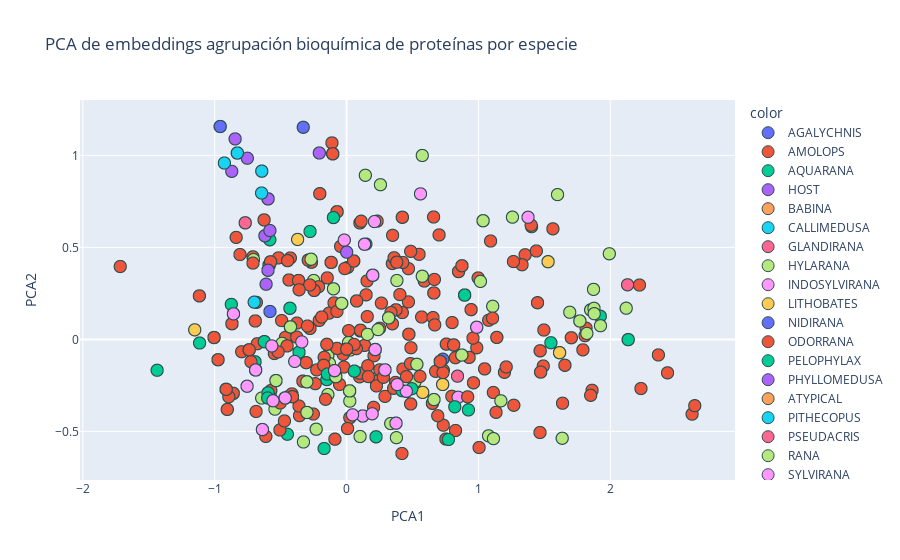

The cell this chart's notebook holds for it:
### Markdown cell above
### Visualización usando PCA

### Code cell
pca = PCA(n_components=4)
embedding_pca = pca.fit_transform(seq_embeddings)

fig = px.scatter(
    x=embedding_pca[:, 0],
    y=embedding_pca[:, 1],
    color=df_csv_bio['Species Family'].to_list(),
    title="PCA de embeddings agrupación bioquímica de proteínas por especie",
    labels={"x": "PCA1", "y": "PCA2"},
    hover_data=[df_csv_bio['Peptide_Family']]
)

fig.update_traces(marker=dict(size=12, line=dict(width=1, color="DarkSlateGrey")))
fig.show()

### Figure 1 — Plotly figure (JSON) as saved in the notebook; plotly's stock layout.template omitted (floating-point values rounded to 4 significant figures; data arrays with more than 128 entries replaced by an {"elided": "..."} marker saying what was removed)
{"data": [{"customdata": [["Dermaseptin"], ["Dermaseptin"], ["Dermaseptin"], ["Dermaseptin"]], "hovertemplate": "color=AGALYCHNIS<br>PCA1=%{x}<br>PCA2=%{y}<br>hover_data_0=%{customdata[0]}<extra></extra>", "legendgroup": "AGALYCHNIS", "marker": {"color": "#636efa", "line": {"color": "DarkSlateGrey", "width": 1}, "size": 12, "symbol": "circle"}, "mode": "markers", "name": "AGALYCHNIS", "showlegend": true, "type": "scattergl", "x": [-0.9579, -0.3283, -0.9579, -0.9579], "xaxis": "x", "y": [1.157, 1.153, 1.157, 1.157], "yaxis": "y"}, {"customdata": {"elided": "165x1 str values"}, "hovertemplate": "color=AMOLOPS<br>PCA1=%{x}<br>PCA2=%{y}<br>hover_data_0=%{customdata[0]}<extra></extra>", "legendgroup": "AMOLOPS", "marker": {"color": "#EF553B", "line": {"color": "DarkSlateGrey", "width": 1}, "size": 12, "symbol": "circle"}, "mode": "markers", "name": "AMOLOPS", "showlegend": true, "type": "scattergl", "x": {"elided": "165 float values"}, "xaxis": "x", "y": {"elided": "165 float values"}, "yaxis": "y"}, {"customdata": [["Ranatuerin"], ["Ranatuerin"], ["Ranatuerin"], ["Ranatuerin"], ["Ranatuerin"], ["Ranatuerin"], ["Ranatuerin"], ["Ranatuerin"], ["Ranatuerin"], ["Ranatuerin"], ["Ranatuerin"], ["Ranatuerin"], ["Ranatuerin"], ["Palustrin"], ["Palustrin"], ["Ranatuerin"], ["Ranatuerin"], ["Temporin"], ["Ranatuerin"]], "hovertemplate": "color=AQUARANA<br>PCA1=%{x}<br>PCA2=%{y}<br>hover_data_0=%{customdata[0]}<extra></extra>", "legendgroup": "AQUARANA", "marker": {"color": "#00cc96", "line": {"color": "DarkSlateGrey", "width": 1}, "size": 12, "symbol": "circle"}, "mode": "markers", "name": "AQUARANA", "showlegend": true, "type": "scattergl", "x": [0.5192, -0.6894, -0.6894, -0.3605, 1.549, -0.694, -0.4294, -0.4488, -0.694, 0.02333, 0.02333, 0.02333, 0.2169, -0.6894, -0.4254, -0.4294, -0.3605, 0.02333, -0.4294], "xaxis": "x", "y": [-0.2298, -0.1662, -0.1662, -0.06992, -0.01824, -0.1219, 0.1691, -0.5155, -0.1219, -0.2798, -0.2798, -0.2798, -0.05538, -0.1662, 0.06782, 0.1691, -0.06992, -0.2798, 0.1691], "yaxis": "y"}, {"customdata": [["Palustrin"]], "hovertemplate": "color=HOST<br>PCA1=%{x}<br>PCA2=%{y}<br>hover_data_0=%{customdata[0]}<extra></extra>", "legendgroup": "HOST", "marker": {"color": "#ab63fa", "line": {"color": "DarkSlateGrey", "width": 1}, "size": 12, "symbol": "circle"}, "mode": "markers", "name": "HOST", "showlegend": true, "type": "scattergl", "x": [-0.4254], "xaxis": "x", "y": [0.06782], "yaxis": "y"}, {"customdata": [["Brevinin"], ["Temporin"]], "hovertemplate": "color=BABINA<br>PCA1=%{x}<br>PCA2=%{y}<br>hover_data_0=%{customdata[0]}<extra></extra>", "legendgroup": "BABINA", "marker": {"color": "#FFA15A", "line": {"color": "DarkSlateGrey", "width": 1}, "size": 12, "symbol": "circle"}, "mode": "markers", "name": "BABINA", "showlegend": true, "type": "scattergl", "x": [0.2169, 0.2169], "xaxis": "x", "y": [-0.05538, -0.05538], "yaxis": "y"}, {"customdata": [["Phylloseptin"], ["Phylloseptin"]], "hovertemplate": "color=CALLIMEDUSA<br>PCA1=%{x}<br>PCA2=%{y}<br>hover_data_0=%{customdata[0]}<extra></extra>", "legendgroup": "CALLIMEDUSA", "marker": {"color": "#19d3f3", "line": {"color": "DarkSlateGrey", "width": 1}, "size": 12, "symbol": "circle"}, "mode": "markers", "name": "CALLIMEDUSA", "showlegend": true, "type": "scattergl", "x": [-0.5953, -0.5953], "xaxis": "x", "y": [0.7637, 0.7637], "yaxis": "y"}, {"customdata": [["Gaegurin"], ["Gaegurin"], ["Gaegurin"], ["Brevinin"], ["Brevinin"], ["Brevinin"], ["Brevinin"], ["Esculentin"], ["Ranatuerin"], ["Brevinin"], ["Brevinin"]], "hovertemplate": "color=GLANDIRANA<br>PCA1=%{x}<br>PCA2=%{y}<br>hover_data_0=%{customdata[0]}<extra></extra>", "legendgroup": "GLANDIRANA", "marker": {"color": "#FF6692", "line": {"color": "DarkSlateGrey", "width": 1}, "size": 12, "symbol": "circle"}, "mode": "markers", "name": "GLANDIRANA", "showlegend": true, "type": "scattergl", "x": [-0.4653, -0.4254, -0.4653, -0.4254, 0.8415, -0.4254, -0.4254, -0.1423, -0.4254, 0.2913, 0.2913], "xaxis": "x", "y": [-0.3182, 0.06782, -0.3182, 0.06782, -0.1999, 0.06782, 0.06782, -0.08778, 0.06782, -0.1656, -0.1656], "yaxis": "y"}, {"customdata": [["Brevinin"], ["Temporin"], ["Brevinin"], ["Brevinin"], ["Brevinin"], ["Brevinin"], ["Esculentin"], ["Esculentin"], ["Brevinin"], ["Esculentin"], ["Esculentin"], ["Palustrin"], ["Brevinin"], ["Brevinin"], ["Brevinin"], ["Temporin"], ["Nigrocin"], ["Palustrin"], ["Brevinin"], ["Rugosin"], ["Rugosin"], ["Rugosin"], ["Rugosin"], ["Rugosin"], ["Rugosin"], ["Rugosin"], ["Rugosin"], ["Rugosin"], ["Rugosin"], ["Rugosin"], ["Rugosin"], ["Rugosin"], ["Rugosin"], ["Rugosin"], ["Rugosin"], ["Rugosin"], ["Rugosin"], ["Rugosin"], ["Rugosin"], ["Rugosin"], ["Rugosin"], ["Rugosin"], ["Rugosin"], ["Rugosin"], ["Rugosin"], ["Rugosin"], ["Rugosin"], ["Rugosin"], ["Rugosin"], ["Rugosin"], ["Rugosin"], ["Rugosin"], ["Rugosin"], ["Rugosin"], ["Rugosin"], ["Rugosin"], ["Rugosin"], ["Rugosin"], ["Rugosin"], ["Rugosin"], ["Rugosin"], ["Rugosin"], ["Rugosin"], ["Rugosin"], ["Rugosin"], ["Rugosin"], ["Gaegurin"], ["Gaegurin"], ["Gaegurin"], ["Gaegurin"], ["Gaegurin"], ["Gaegurin"], ["Gaegurin"], ["Gaegurin"], ["Gaegurin"], ["Gaegurin"], ["Gaegurin"], ["Gaegurin"], ["Gaegurin"], ["Gaegurin"], ["Gaegurin"], ["Gaegurin"], ["Gaegurin"], ["Gaegurin"], ["Gaegurin"], ["Gaegurin"], ["Gaegurin"], ["Gaegurin"], ["Gaegurin"], ["Gaegurin"], ["Gaegurin"], ["Gaegurin"], ["Gaegurin"], ["Gaegurin"], ["Gaegurin"], ["Gaegurin"], ["Gaegurin"], ["Gaegurin"], ["Gaegurin"], ["Gaegurin"], ["Temporin"], ["Temporin"], ["Temporin"], ["Temporin"], ["Temporin"], ["Temporin"], ["Temporin"], ["Brevinin"], ["Brevinin"], ["Brevinin"], ["Brevinin"], ["Brevinin"], ["Brevinin"], ["Brevinin"], ["Brevinin"], ["Brevinin"], ["Esculentin"], ["Brevinin"], ["Temporin"], ["Temporin"], ["Temporin"], ["Temporin"]], "hovertemplate": "color=HYLARANA<br>PCA1=%{x}<br>PCA2=%{y}<br>hover_data_0=%{customdata[0]}<extra></extra>", "legendgroup": "HYLARANA", "marker": {"color": "#B6E880", "line": {"color": "DarkSlateGrey", "width": 1}, "size": 12, "symbol": "circle"}, "mode": "markers", "name": "HYLARANA", "showlegend": true, "type": "scattergl", "x": [0.9871, 0.2913, 1.108, 1.6, 1.258, 1.403, 0.5741, 0.2569, -0.1423, -0.4653, 0.3752, -0.6922, -0.4653, 0.1228, 1.873, 0.2169, 0.5192, -0.7058, 1.993, -0.4653, -0.4653, -0.4653, -0.4653, -0.4653, -0.4653, 0.1026, -0.4653, -0.4653, -0.4653, -0.4653, -0.4653, -0.4653, 1.077, -0.4653, -0.4653, -0.4653, -0.4653, -0.4653, -0.4653, -0.5429, 0.02438, -0.4653, -0.4653, -0.4653, -0.4653, -0.4653, -0.4653, -0.4653, -0.4653, -0.6894, -0.6894, -0.6894, -0.6894, -0.6894, -0.6894, -0.6894, -0.6894, -0.6435, -0.6894, -0.6894, -0.6894, -0.6894, -0.1293, -0.6894, -0.6894, -0.6894, 0.02333, 0.1228, 0.02333, 0.6628, 0.02333, 0.02333, 0.6628, 0.02333, 0.02333, 0.1228, 0.02333, 0.02333, 0.02333, 0.02333, 0.1228, 1.635, 0.02333, 0.1228, 0.1228, 0.1228, 0.1228, 0.1228, 0.1228, 0.1228, 0.1228, 0.1228, 0.1228, 0.1228, 0.1228, 0.1228, 0.02333, 0.1228, 0.1228, 0.6628, 0.02333, 0.335, 0.02333, -0.1418, -0.331, -0.331, -0.331, 0.01525, -0.4893, 0.01525, 0.4534, 0.2169, 0.7106, 0.2169, -0.09917, -0.09917, 0.1424, -0.2494, 0.2169, 0.4534, 0.05405, 0.05405], "xaxis": "x", "y": [0.06597, -0.1656, 0.1798, 0.7868, 0.6642, 0.6124, 0.9993, 0.8405, -0.08778, -0.3182, -0.4555, 0.09997, -0.3182, -0.4164, 0.2718, -0.05538, -0.2298, 0.4335, 0.4653, -0.3182, -0.3182, -0.3182, -0.3182, -0.3182, -0.3182, -0.5278, -0.3182, -0.3182, -0.3182, -0.3182, -0.3182, -0.3182, -0.5241, -0.3182, -0.3182, -0.3182, -0.3182, -0.3182, -0.3182, -0.3792, -0.3356, -0.3182, -0.3182, -0.3182, -0.3182, -0.3182, -0.3182, -0.3182, -0.3182, -0.1662, -0.1662, -0.1662, -0.1662, -0.1662, -0.1662, -0.1662, -0.1662, -0.3188, -0.1662, -0.1662, -0.1662, -0.1662, -0.1312, -0.1662, -0.1662, -0.1662, -0.2798, -0.4164, -0.2798, -0.327, -0.2798, -0.2798, -0.327, -0.2798, -0.2798, -0.4164, -0.2798, -0.2798, -0.2798, -0.2798, -0.4164, -0.5373, -0.2798, -0.4164, -0.4164, -0.4164, -0.4164, -0.4164, -0.4164, -0.4164, -0.4164, -0.4164, -0.4164, -0.4164, -0.4164, -0.4164, -0.2798, -0.4164, -0.4164, -0.327, -0.2798, -0.4573, -0.2798, -0.2997, -0.2273, -0.2273, -0.2273, -0.01687, -0.0214, -0.01687, -0.2819, -0.05538, -0.1201, -0.05538, 0.2748, 0.2748, 0.8918, 0.3202, -0.05538, -0.2819, 0.4259, 0.4259], "yaxis": "y"}, {"customdata": [["Brevinin"], ["Brevinin"], ["Brevinin"]], "hovertemplate": "color=INDOSYLVIRANA<br>PCA1=%{x}<br>PCA2=%{y}<br>hover_data_0=%{customdata[0]}<extra></extra>", "legendgroup": "INDOSYLVIRANA", "marker": {"color": "#FF97FF", "line": {"color": "DarkSlateGrey", "width": 1}, "size": 12, "symbol": "circle"}, "mode": "markers", "name": "INDOSYLVIRANA", "showlegend": true, "type": "scattergl", "x": [0.3744, 0.846, 0.8955], "xaxis": "x", "y": [0.1605, -0.3144, 0.2409], "yaxis": "y"}, {"customdata": [["Esculentin"], ["Esculentin"], ["Temporin"], ["Brevinin"], ["Brevinin"], ["Esculentin"], ["Ranatuerin"], ["Nigrocin"], ["Esculentin"], ["Ranatuerin"], ["Brevinin"], ["Ranatuerin"], ["Ranatuerin"], ["Temporin"], ["Esculentin"], ["Esculentin"], ["Odorranain"], ["Odorranain"], ["Odorranain"], ["Esculentin"], ["Esculentin"], ["Esculentin"], ["Brevinin"], ["Temporin"], ["Brevinin"]], "hovertemplate": "color=LITHOBATES<br>PCA1=%{x}<br>PCA2=%{y}<br>hover_data_0=%{customdata[0]}<extra></extra>", "legendgroup": "LITHOBATES", "marker": {"color": "#FECB52", "line": {"color": "DarkSlateGrey", "width": 1}, "size": 12, "symbol": "circle"}, "mode": "markers", "name": "LITHOBATES", "showlegend": true, "type": "scattergl", "x": [1.615, 1.615, 0.2169, 0.7288, 0.8955, 0.02707, 0.5773, -1.151, -0.3712, 0.5773, 1.528, -0.3006, -0.4254, 0.2169, 1.615, 1.615, -0.7681, -0.7681, -0.2691, -0.1048, -0.1048, -0.1048, 1.528, 0.2169, 0.7288], "xaxis": "x", "y": [-0.0724, -0.0724, -0.05538, -0.2449, 0.2409, -0.05824, -0.288, 0.0519, 0.543, -0.288, 0.4222, -0.3973, 0.06782, -0.05538, -0.0724, -0.0724, 0.6334, 0.6334, 0.4356, 1.009, 1.009, 1.009, 0.4222, -0.05538, -0.2449], "yaxis": "y"}, {"customdata": [["Brevinin"], ["Brevinin"], ["Ranatuerin"], ["Ranatuerin"]], "hovertemplate": "color=NIDIRANA<br>PCA1=%{x}<br>PCA2=%{y}<br>hover_data_0=%{customdata[0]}<extra></extra>", "legendgroup": "NIDIRANA", "marker": {"color": "#636efa", "line": {"color": "DarkSlateGrey", "width": 1}, "size": 12, "symbol": "circle"}, "mode": "markers", "name": "NIDIRANA", "showlegend": true, "type": "scattergl", "x": [0.2169, 0.2169, -0.5807, 0.7299], "xaxis": "x", "y": [-0.05538, -0.05538, 0.1517, -0.1078], "yaxis": "y"}, {"customdata": {"elided": "764x1 str values"}, "hovertemplate": "color=ODORRANA<br>PCA1=%{x}<br>PCA2=%{y}<br>hover_data_0=%{customdata[0]}<extra></extra>", "legendgroup": "ODORRANA", "marker": {"color": "#EF553B", "line": {"color": "DarkSlateGrey", "width": 1}, "size": 12, "symbol": "circle"}, "mode": "markers", "name": "ODORRANA", "showlegend": true, "type": "scattergl", "x": {"elided": "764 float values"}, "xaxis": "x", "y": {"elided": "764 float values"}, "yaxis": "y"}, {"customdata": [["Brevinin"], ["Esculentin"], ["Esculentin"], ["Temporin"], ["Brevinin"], ["Brevinin"], ["Brevinin"], ["Brevinin"], ["Brevinin"], ["Esculentin"], ["Esculentin"], ["Palustrin"], ["Temporin"], ["Temporin"], ["Temporin"], ["Temporin"], ["Brevinin"], ["Brevinin"], ["Esculentin"], ["Temporin"], ["Temporin"], ["Esculentin"], ["Brevinin"], ["Brevinin"], ["Temporin"], ["Brevinin"], ["Brevinin"], ["Brevinin"], ["Temporin"], ["Nigrocin"], ["Esculentin"], ["Temporin"], ["Esculentin"], ["Temporin"], ["Nigrocin"], ["Brevinin"], ["Temporin"], ["Temporin"], ["Brevinin"], ["Brevinin"], ["Brevinin"], ["Brevinin"], ["Brevinin"]], "hovertemplate": "color=PELOPHYLAX<br>PCA1=%{x}<br>PCA2=%{y}<br>hover_data_0=%{customdata[0]}<extra></extra>", "legendgroup": "PELOPHYLAX", "marker": {"color": "#00cc96", "line": {"color": "DarkSlateGrey", "width": 1}, "size": 12, "symbol": "circle"}, "mode": "markers", "name": "PELOPHYLAX", "showlegend": true, "type": "scattergl", "x": [-0.1495, -0.09954, -0.6236, -0.1699, -0.1495, 0.7726, -0.1495, 0.924, 0.4945, 0.8206, -0.08178, 0.1463, 0.4211, 0.05887, 0.05887, -0.4254, 0.8955, -0.5954, -0.09954, 0.02333, 0.02333, -1.436, -0.08178, -0.08178, 0.02333, 0.2169, -0.5954, -0.5954, -0.582, -1.114, -0.1454, 0.2235, -0.2768, 0.2235, -0.874, -0.598, 0.2169, 0.2169, 1.924, 2.136, 1.924, 2.136, 2.136], "xaxis": "x", "y": [-0.2184, 0.6619, -0.01241, -0.593, -0.2184, -0.5441, -0.2184, -0.3833, -0.2681, -0.3663, -0.2027, 0.5183, -0.279, -0.1723, -0.1723, 0.06782, 0.2409, -0.2907, 0.6619, -0.2798, -0.2798, -0.1678, -0.2027, -0.2027, -0.2798, -0.05538, -0.2907, -0.2907, 0.5412, -0.01962, -0.1883, -0.5292, 0.5862, -0.5292, 0.1902, -0.3184, -0.05538, -0.05538, 0.1258, -0.001375, 0.1258, -0.001375, -0.001375], "yaxis": "y"}, {"customdata": [["Dermaseptin"], ["Phylloseptin"], ["Phylloseptin"], ["Phylloseptin"], ["Phylloseptin"], ["Dermaseptin"], ["Dermaseptin"], ["Phylloseptin"], ["Phylloseptin"], ["Dermaseptin"], ["Dermaseptin"], ["Dermaseptin"], ["Dermaseptin"], ["Phylloseptin"], ["Phylloseptin"], ["Dermaseptin"], ["Phylloseptin"]], "hovertemplate": "color=PHYLLOMEDUSA<br>PCA1=%{x}<br>PCA2=%{y}<br>hover_data_0=%{customdata[0]}<extra></extra>", "legendgroup": "PHYLLOMEDUSA", "marker": {"color": "#ab63fa", "line": {"color": "DarkSlateGrey", "width": 1}, "size": 12, "symbol": "circle"}, "mode": "markers", "name": "PHYLLOMEDUSA", "showlegend": true, "type": "scattergl", "x": [-0.2067, -0.5953, -0.8281, -0.8281, -0.6193, -0.6193, -0.6429, -0.5955, 0.0009985, -0.8448, -0.5955, -0.7527, -0.61, -0.8281, -0.5816, -0.8705, -0.5953], "xaxis": "x", "y": [1.013, 0.7637, 1.013, 1.013, 0.5629, 0.5629, 0.9141, 0.3754, 0.4741, 1.089, 0.3754, 0.9844, 0.2998, 1.013, 0.5915, 0.9131, 0.7637], "yaxis": "y"}, {"customdata": [["Dermaseptin"]], "hovertemplate": "color=ATYPICAL<br>PCA1=%{x}<br>PCA2=%{y}<br>hover_data_0=%{customdata[0]}<extra></extra>", "legendgroup": "ATYPICAL", "marker": {"color": "#FFA15A", "line": {"color": "DarkSlateGrey", "width": 1}, "size": 12, "symbol": "circle"}, "mode": "markers", "name": "ATYPICAL", "showlegend": true, "type": "scattergl", "x": [-0.8281], "xaxis": "x", "y": [1.013], "yaxis": "y"}, {"customdata": [["Dermaseptin"], ["Dermaseptin"], ["Dermaseptin"], ["Phylloseptin"], ["Dermaseptin"]], "hovertemplate": "color=PITHECOPUS<br>PCA1=%{x}<br>PCA2=%{y}<br>hover_data_0=%{customdata[0]}<extra></extra>", "legendgroup": "PITHECOPUS", "marker": {"color": "#19d3f3", "line": {"color": "DarkSlateGrey", "width": 1}, "size": 12, "symbol": "circle"}, "mode": "markers", "name": "PITHECOPUS", "showlegend": true, "type": "scattergl", "x": [-0.6443, -0.6429, -0.7001, -0.9264, -0.8281], "xaxis": "x", "y": [0.7953, 0.9141, 0.2022, 0.9582, 1.013], "yaxis": "y"}, {"customdata": [["Ranatuerin"], ["Ranatuerin"], ["Ranatuerin"], ["Odorranain"], ["Temporin"], ["Temporin"]], "hovertemplate": "color=PSEUDACRIS<br>PCA1=%{x}<br>PCA2=%{y}<br>hover_data_0=%{customdata[0]}<extra></extra>", "legendgroup": "PSEUDACRIS", "marker": {"color": "#FF6692", "line": {"color": "DarkSlateGrey", "width": 1}, "size": 12, "symbol": "circle"}, "mode": "markers", "name": "PSEUDACRIS", "showlegend": true, "type": "scattergl", "x": [-0.3006, 2.131, -0.3006, -0.7681, 0.02333, 0.2169], "xaxis": "x", "y": [-0.3973, 0.2967, -0.3973, 0.6334, -0.2798, -0.05538], "yaxis": "y"}, {"customdata": [["Ranatuerin"], ["Ranatuerin"], ["Temporin"], ["Temporin"], ["Temporin"], ["Temporin"], ["Temporin"], ["Temporin"], ["Temporin"], ["Temporin"], ["Temporin"], ["Temporin"], ["Temporin"], ["Ranatuerin"], ["Ranatuerin"], ["Esculentin"], ["Brevinin"], ["Temporin"], ["Temporin"], ["Brevinin"], ["Brevinin"], ["Temporin"], ["Temporin"], ["Palustrin"], ["Palustrin"], ["Brevinin"], ["Brevinin"], ["Brevinin"], ["Temporin"], ["Temporin"], ["Temporin"], ["Temporin"], ["Temporin"], ["Palustrin"], ["Temporin"], ["Temporin"], ["Palustrin"], ["Brevinin"], ["Temporin"], ["Ranatuerin"], ["Odorranain"], ["Esculentin"], ["Brevinin"], ["Temporin"], ["Temporin"], ["Brevinin"], ["Brevinin"], ["Brevinin"], ["Ranatuerin"], ["Brevinin"], ["Brevinin"], ["Brevinin"], ["Brevinin"], ["Brevinin"], ["Brevinin"], ["Brevinin"], ["Brevinin"], ["Palustrin"], ["Palustrin"], ["Palustrin"], ["Brevinin"], ["Brevinin"], ["Brevinin"], ["Temporin"], ["Temporin"], ["Temporin"], ["Temporin"], ["Temporin"], ["Brevinin"], ["Ranatuerin"], ["Ranatuerin"], ["Temporin"], ["Ranatuerin"], ["Brevinin"], ["Brevinin"], ["Ranatuerin"], ["Ranatuerin"], ["Ranatuerin"], ["Ranatuerin"], ["Brevinin"], ["Brevinin"], ["Brevinin"], ["Brevinin"], ["Brevinin"], ["Brevinin"], ["Brevinin"], ["Brevinin"], ["Brevinin"], ["Ranatuerin"], ["Brevinin"], ["Brevinin"], ["Brevinin"], ["Brevinin"], ["Brevinin"], ["Brevinin"], ["Brevinin"], ["Brevinin"], ["Brevinin"], ["Brevinin"], ["Brevinin"], ["Ranatuerin"]], "hovertemplate": "color=RANA<br>PCA1=%{x}<br>PCA2=%{y}<br>hover_data_0=%{customdata[0]}<extra></extra>", "legendgroup": "RANA", "marker": {"color": "#B6E880", "line": {"color": "DarkSlateGrey", "width": 1}, "size": 12, "symbol": "circle"}, "mode": "markers", "name": "RANA", "showlegend": true, "type": "scattergl", "x": [0.319, 0.319, 0.2169, 1.769, 1.769, 1.851, 1.851, 1.876, 1.822, 1.769, 1.769, 1.692, 1.878, -0.08178, 0.2169, -0.4254, 0.2169, 0.2169, 0.2169, 0.2169, 0.2169, -0.4254, 0.2169, 0.1984, -0.03706, 0.1984, 0.1984, 0.874, 0.1583, 0.2169, 0.2169, 0.2169, 0.2169, 0.1984, 1.015, 0.2169, -0.03706, 0.874, 0.2169, -0.08178, -0.2691, 0.3815, 0.2169, 0.2169, 0.2169, -0.4254, 0.2913, -0.327, 0.1984, 0.2913, 0.1984, 0.2913, 0.2169, 0.2913, -0.4254, 0.319, 0.874, -0.3014, -0.6894, -0.6894, 2.121, 0.533, 1.17, 1.114, -0.2302, 0.3779, 0.2169, 0.2169, 0.1984, -0.3006, -0.08178, 0.02333, -0.5352, -0.5352, -0.5352, 0.1984, 0.1984, 0.1984, 0.1984, -0.3006, -0.3006, 1.925, -0.5352, -0.5352, -0.5352, -0.5352, -0.5352, -0.5352, 0.1984, 0.2169, 0.2169, 0.2169, 0.5743, 0.2169, 0.2169, 0.2169, 0.2388, 0.2169, 0.2169, 1.035, -0.08178], "xaxis": "x", "y": [0.1168, 0.1168, -0.05538, 0.09978, 0.09978, 0.1601, 0.1601, 0.169, 0.03237, 0.09978, 0.09978, 0.1474, 0.1396, -0.2027, -0.05538, 0.06782, -0.05538, -0.05538, -0.05538, -0.05538, -0.05538, 0.06782, -0.05538, 0.3485, 0.1956, 0.3485, 0.3485, -0.08529, 0.02718, -0.05538, -0.05538, -0.05538, -0.05538, 0.3485, 0.315, -0.05538, 0.1956, -0.08529, -0.05538, -0.2027, 0.4356, 0.32, -0.05538, -0.05538, -0.05538, 0.06782, -0.1656, -0.5575, 0.3485, -0.1656, 0.3485, -0.1656, -0.05538, -0.1656, 0.06782, 0.1168, -0.08529, -0.2306, -0.1662, -0.1662, 0.1693, -0.1355, -0.3338, -0.5394, -0.4882, -0.5341, -0.05538, -0.05538, 0.3485, -0.3973, -0.2027, -0.2798, -0.224, -0.224, -0.224, 0.3485, 0.3485, 0.3485, 0.3485, -0.3973, -0.3973, 0.07413, -0.224, -0.224, -0.224, -0.224, -0.224, -0.224, 0.3485, -0.05538, -0.05538, -0.05538, 0.343, -0.05538, -0.05538, -0.05538, 0.05305, -0.05538, -0.05538, 0.6448, -0.2027], "yaxis": "y"}, {"customdata": [["Brevinin"], ["Brevinin"], ["Brevinin"], ["Brevinin"], ["Brevinin"], ["Brevinin"], ["Brevinin"], ["Brevinin"], ["Brevinin"], ["Brevinin"], ["Brevinin"], ["Brevinin"], ["Brevinin"], ["Brevinin"], ["Esculentin"], ["Esculentin"], ["Odorranain"], ["Temporin"], ["Temporin"], ["Temporin"], ["Temporin"], ["Temporin"], ["Temporin"], ["Brevinin"], ["Brevinin"], ["Brevinin"], ["Brevinin"], ["Brevinin"], ["Brevinin"], ["Brevinin"], ["Esculentin"], ["Esculentin"], ["Esculentin"], ["Odorranain"], ["Ranatuerin"], ["Temporin"], ["Temporin"], ["Temporin"], ["Temporin"]], "hovertemplate": "color=SYLVIRANA<br>PCA1=%{x}<br>PCA2=%{y}<br>hover_data_0=%{customdata[0]}<extra></extra>", "legendgroup": "SYLVIRANA", "marker": {"color": "#FF97FF", "line": {"color": "DarkSlateGrey", "width": 1}, "size": 12, "symbol": "circle"}, "mode": "markers", "name": "SYLVIRANA", "showlegend": true, "type": "scattergl", "x": [-0.7543, 0.1363, -0.5581, -0.6381, -0.7543, -0.5581, -0.6381, -0.6381, 0.1984, -0.5669, -0.3932, 0.9871, -0.4653, -0.4653, 0.5607, 0.3752, -0.6894, -0.09082, -0.09082, -0.09082, 0.9871, 0.2169, 0.2913, 0.4534, 0.1228, 0.04547, -0.4653, 0.3838, -0.01715, 1.376, 0.2117, 0.3752, -0.4653, -0.8575, -0.3395, 0.1946, -0.09082, -0.09082, -0.09082], "xaxis": "x", "y": [-0.2545, 0.517, -0.3335, -0.4902, -0.2545, -0.3335, -0.4902, -0.4902, 0.3485, -0.03546, -0.1197, 0.06597, -0.3182, -0.3182, 0.7908, -0.4555, -0.1662, -0.1698, -0.1698, -0.1698, 0.06597, -0.05538, -0.1656, -0.2819, -0.4164, -0.4099, -0.3182, -0.2455, 0.5396, 0.6637, 0.6402, -0.4555, -0.3182, 0.1387, -0.01385, -0.4044, -0.1698, -0.1698, -0.1698], "yaxis": "y"}], "layout": {"legend": {"title": {"text": "color"}, "tracegroupgap": 0}, "title": {"text": "PCA de embeddings agrupación bioquímica de proteínas por especie"}, "xaxis": {"anchor": "y", "domain": [0, 1], "title": {"text": "PCA1"}}, "yaxis": {"anchor": "x", "domain": [0, 1], "title": {"text": "PCA2"}}}}
